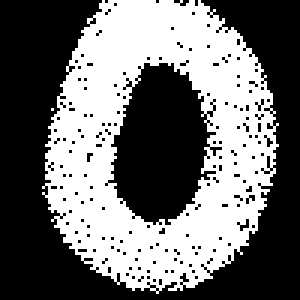
#> input picture handmade_digits/0.png, 100 x 100 px (shown 3 times larger); its folder holds only this picture in this run
$ jupyter execute --allow-errors notes.ipynb
#> lines starting #> are read from the running program, lines starting #| are printed output that depends on the picture; after the words box and inside, x2 and y2 are one past the last pixel; in counts of white or black regions, pixels touching at a corner belong together
# Regresión Logistica con Python y scikit-learn

En este artículo, exploraremos cómo utilizar **la regresión logística con Python para construir algoritmo de machine learning para clasificación de datos de un evento binario o multiclase**. Antes de profundizar en la regresión logística, es importante tener una comprensión sólida de los requisitos previos necesarios para abordar esta técnica de modelado.

Estos son los requisitos previos que se necesitan para abordar la regresión logistica con Python:

- [Conocimiento de matemáticas para la inteligencia artificial.](https://deepnote.com/@mazzaroli/Introduccion-a-Funciones-Matematicas-para-Data-Science-e-Inteligencia-Artificial-f9a47b52-0308-4e95-a3d3-c3de3ef7b14f)

- [Conocimiento de análisis exploratorio de datos.](https://deepnote.com/@mazzaroli/Analisis-exploratorio-de-datos-caba7762-e435-481e-9060-523263a820b1)

- Conocimiento de visualización de datos con [Matplotlib](https://matplotlib.org/stable/users/index.html) y [Seaborn](https://jakevdp.github.io/PythonDataScienceHandbook/04.14-visualization-with-seaborn.html).

- [Conocimiento de los fundamentos de la inteligencia artificial.](https://deepnote.com/@mazzaroli/Introduccion-teorica-al-machine-learning-c4aded88-a409-4731-b650-6b3b43963d21)

- [Conocimiento de los fundamentos de regresión lineal](https://deepnote.com/@mazzaroli/Regresion-Lineal-con-Python-y-scikit-learn-86f7bb72-770c-4e28-9e84-0355aed93892)

## Que es la regresion logistica?

En el ámbito del Machine Learning, existen tres tipos de algoritmos: el aprendizaje supervisado, el aprendizaje no supervisado y el aprendizaje por refuerzo. **La regresión logística es un algoritmo de aprendizaje supervisado**

Dentro del aprendizaje supervisados están los **algoritmos de clasificación y regresión**

**La regresión logística se utiliza** principalmente **para problemas de clasificación**, **donde se tiene que predecir la probabilidad de que un evento pertenezca a una de dos categorías posibles**, como (sí/no), (verdadero/falso), (spam/no spam), entre otros.

**La idea** básica detrás **de la regresión logística es crear una función** matemática **que pueda clasificar los datos acorde a la relación entre sus características** o variables predictoras y la variable objetivo o la categoría a predecir. **Esta función es la función sigmoide** y su fórmula y grafico son los siguiente.

$\displaystyle s(x) = \frac{1}{(1 + e^{-x})}$

**La función sigmoide se utiliza para calcular la probabilidad de que un evento pertenezca a una de dos categorías posibles,** tomando cualquier valor de entrada y comprimiendolo a un rango entre 0 y 1, lo que la hace ideal para estimar la probabilidad.

- **Si la probabilidad es mayor que 0.5**, se clasifica como **perteneciente a la categoría 1**,

- **Si es menor que 0.5**, se clasifica como **perteneciente a la categoría 0.**

En otras palabras, si la probabilidad calculada es mayor al 50%, se predice que el evento pertenece a la categoría 1, y si es menor al 50%, se predice que pertenece a la categoría 0.

### Ejemplo

Supongamos que **un profesor quiere predecir la probabilidad de que un estudiante apruebe un examen en función de las horas de estudio.** Para ello, **recopila datos de 50 estudiantes** que han tomado el examen en el pasado y **registra las horas que cada uno estudió y si aprobó o no el examen**. A continuación, **el profesor construye un modelo de regresión logística para predecir la probabilidad de que un estudiante apruebe el examen en función de las horas de estudio.**

El profesor asigna la variable **"1" si un estudiante aprueba** el examen y **"0" si no lo aprueba**. Luego, utiliza la **probabilidad de aprobar como variable objetivo** (eje $Y$) y las **horas de estudio como variables predictoras** (eje $X$). Luego, **ajusta la función sigmoide al conjunto de datos** para estimar la probabilidad de que un estudiante apruebe el examen en función de las horas de estudio.

Finalmente, el profesor puede utilizar este modelo para predecir la probabilidad de que un estudiante apruebe el examen en función de las horas de estudio que dedica.

Por ejemplo, **si un estudiante estudia durante 10 horas**, la función sigmoide puede predecir **una probabilidad del 80% de que el estudiante apruebe el examen**. En cambio, **si un estudiante estudia solo 5 horas**, la función sigmoide puede predecir **una probabilidad del 40% de que el estudiante apruebe el examen**.

## Tu primera clasificación con regresión logística

Aprenderemos a construir nuestra primera regresión logística con Python y la librería Scikit-learn en solo unos pocos pasos.

### Importar librerías

[cell 1]
import numpy as np  # Librería para operaciones matemáticas con arrays
import pandas as pd  # Librería para manipulación de datos en formato tabla
import matplotlib.pyplot as plt  # Librería para visualización de gráficos
import seaborn as sns  # Librería para visualización de datos estadísticos
from sklearn.datasets import load_digits  # Conjunto de datos de dígitos escritos a mano
from sklearn.linear_model import LogisticRegression  # Modelo de regresión logística

### Carga de datos

**[load_digits](https://scikit-learn.org/stable/auto_examples/datasets/plot_digits_last_image.html)** es un conjunto de datos de dígitos escritos a mano que **consta de 1.797 imágenes** de **resolución 8x8 píxeles**, **cada píxel está representado como un valor en escala de grises entre 0 y 16**.

**Las etiquetas corresponden a los números enteros del 0 al 9**, por lo que es útil para tareas de clasificación multiclase y es comúnmente utilizado como un ejemplo introductorio en la clasificación de imágenes en Machine Learning.

[cell 2]
# Cargamos el conjunto de datos digits
digits = load_digits()

[cell 3]
# Accedemos a la primera fila de datos que representa la primera imagen en formato vectorial
digits.data[0]

[cell 4]
# Transforma el vector de la primera imagen en una matriz de 8x8 píxeles
image = np.reshape(digits.data[8],(8,8))
image

[cell 5]
# Vemos la representación del a primera imagen
plt.imshow(image,cmap='gray')
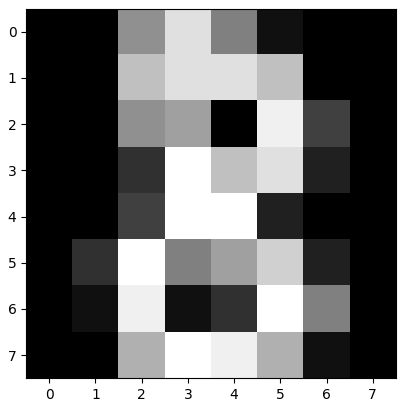
#> figure drawn by matplotlib, 1 panel

## Split de datos en train y test

Al hacer un split de datos en train y test, separamos nuestro conjunto de datos en dos partes:

- **train:** para entrenar el modelo.
- **test:**  para evaluar el desempeño del modelo.

Esto nos permite evaluar la capacidad de nuestro modelo para generalizar a datos nuevos y no vistos durante el entrenamiento.

[cell 6]
from sklearn.model_selection import train_test_split

X_train, X_test, y_train, y_test = train_test_split(digits.data, digits.target, test_size=0.2, random_state=0)

[cell 7]
print(f"""X_train: {X_train.shape}
y_train: {y_train.shape}

X_test: {X_test.shape}
y_test: {y_test.shape}""")

### Entrenamiento de modelo

[cell 8]
# Instanciamos y ajustamos el modelo de regresión logística
logistic_reg = LogisticRegression()
logistic_reg.fit(X_train, y_train)

[cell 9]
pred = logistic_reg.predict(X_test)

## Evaluación del modelo

[cell 10]
# ignorar las advertencias de FutureWarning.
import warnings; warnings.simplefilter(action='ignore', category=FutureWarning)

from sklearn.metrics import plot_confusion_matrix
from sklearn.metrics import accuracy_score

plot_confusion_matrix(logistic_reg,X_test, y_test);
#> (this line was passed over: sklearn is not available in this run)
print(accuracy_score(y_test,pred)*100)

En nuestra evaluación del modelo logístico, obtuvimos una alta precisión y la mayoría de las predicciones fueron correctas.

Nuestro modelo obtuvo un accuracy_score del 96.6%, lo que indica que es capaz de predecir correctamente la categoría del número en la mayoría de las veces.

### Carguemos nuestros propios números

Implementaremos un código que permitirá cargar imágenes hechas a mano y utilizar el modelo de regresión logística previamente entrenado para predecir qué dígito corresponde a cada imagen. Luego, se visualizará cada imagen con su respectiva predicción.

Si deseas replicarlo puedes probar con tus propias imagenes y ver si predice bien o no las imagenes.

[cell 11]
from PIL import Image # Importamos la librería PIL para trabajar con imágenes
import numpy as np # Importamos numpy para manejar los datos de las imágenes

def classify(img_path):
#> called with img_path = './handmade_digits/0.png'
  image_raw = Image.open(img_path).convert('L') # Abrimos la imagen y la convertimos a escala de grises
#> image_raw: PIL image 100x100 L; 43.5% white; 2 white regions (1 under 20 px), largest, box (x1, y1, x2, y2) and area: (14, 0, 93, 98) 4354
  image_procesed = image_raw.resize((8,8)) # Redimensionamos la imagen a una de 8x8 pixeles
  image_procesed = [np.array(image_procesed).flatten()] # Aplanamos la imagen y la convertimos a un arreglo numpy
  prediction = logistic_reg.predict(image_procesed)[0] # Predecimos con el modelo previamente entrenado
#> prediction = 0
  return image_raw, prediction

[cell 12]
import matplotlib.pyplot as plt
import os

path = './handmade_digits'
files = os.listdir(path)

fig, ax = plt.subplots(2, 5, figsize=(12,6))

#> (the rest of this cell did not finish here and is left out)
